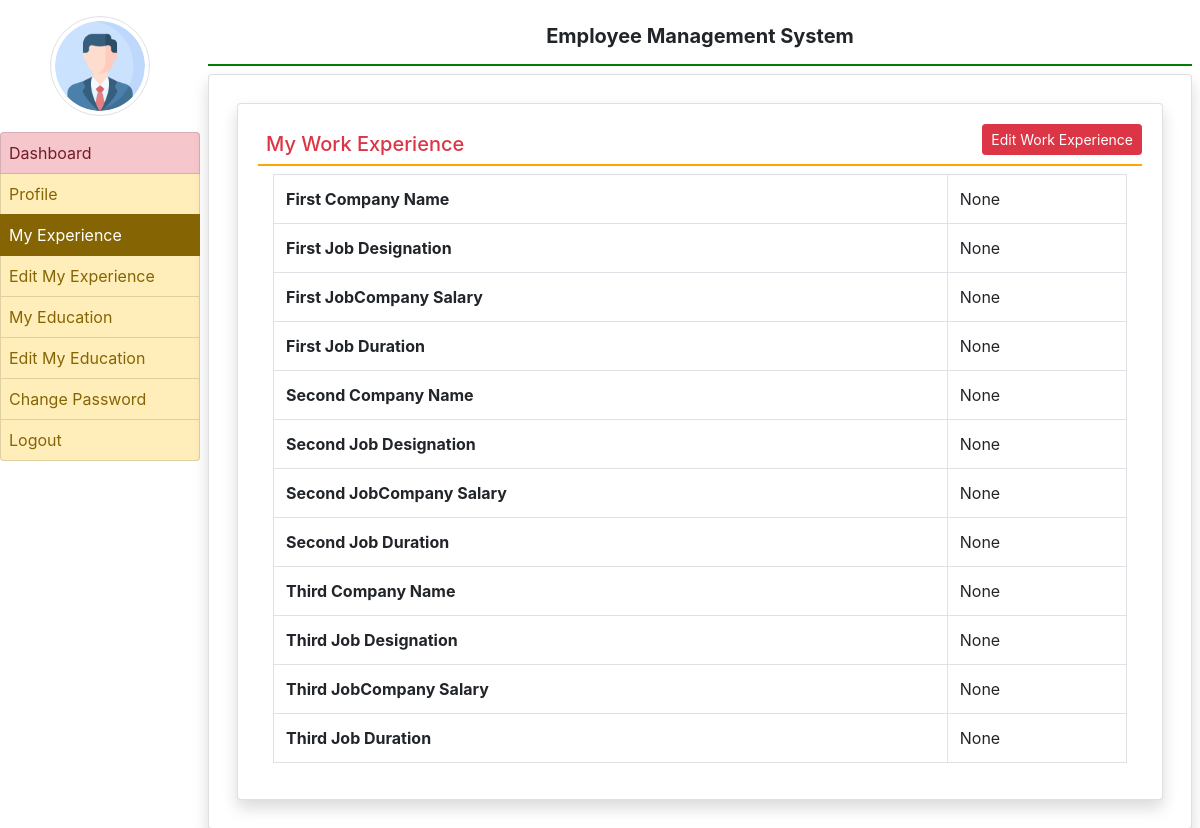
Before: /my_experience/ (signed in) with the older database file.
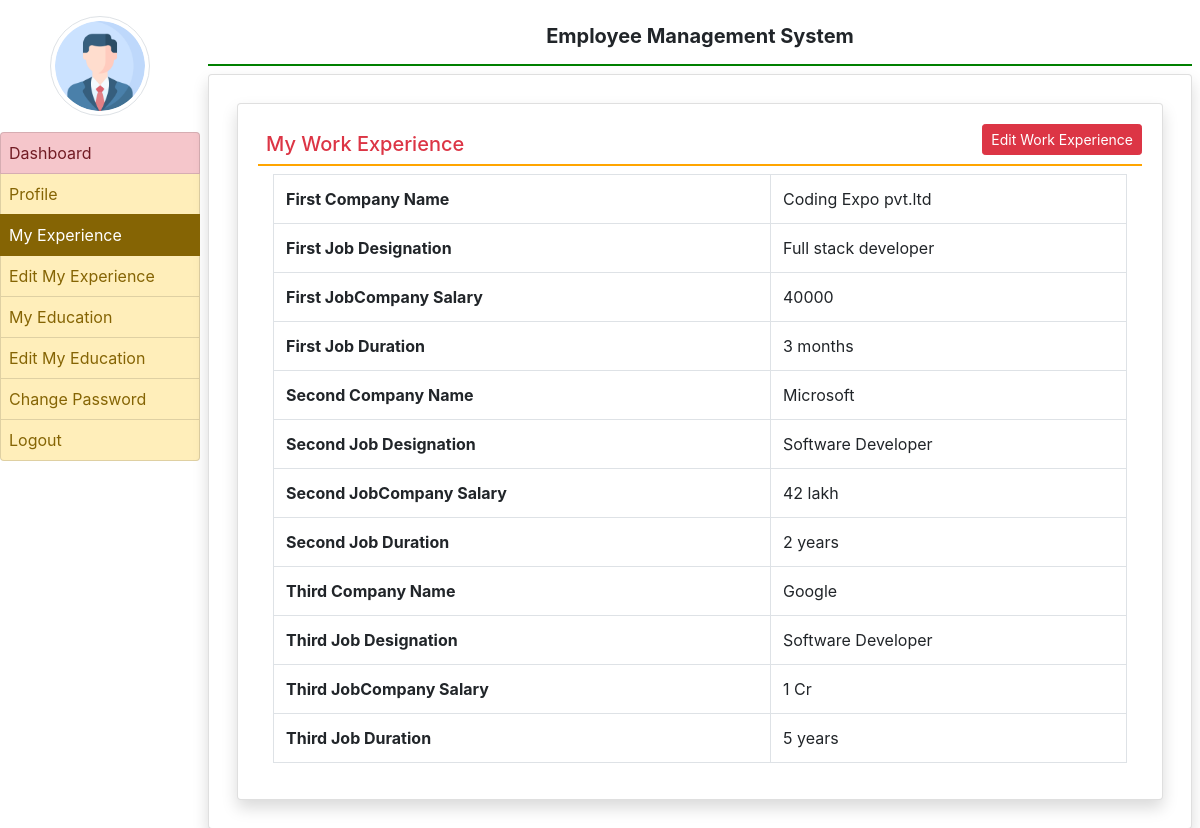
After: the same page with the newer database file.
### employee/models.py (models this page shows, shortened)
class EmployeeExperience(models.Model):
    user = models.ForeignKey(User, on_delete=models.CASCADE)
    company1name = models.CharField(max_length=100,null=True)
    company1deg = models.CharField(max_length=100,null=True)
    company1salary = models.CharField(max_length=100,null=True)
    company1duration = models.CharField(max_length=100,null=True)
    company2name = models.CharField(max_length=100,null=True)
    company2deg = models.CharField(max_length=100,null=True)
    company2salary = models.CharField(max_length=100,null=True)
    company2duration = models.CharField(max_length=100,null=True)
    company3name = models.CharField(max_length=100,null=True)
    company3deg = models.CharField(max_length=100,null=True)
    company3salary = models.CharField(max_length=100,null=True)
    company3duration = models.CharField(max_length=100,null=True)

### employee/views.py (the view)
# urls.py: path('my_experience/',my_experience,name="my_experience"),
def my_experience(request):
    if not request.user.is_authenticated:
        return redirect('emplogin')
    user = request.user
    experience = EmployeeExperience.objects.get(user=user)
    return render(request,'my_experience.html',locals())

### employee/templates/my_experience.html
{% extends 'emp_base.html' %}
{% block main %}
<div class="card shadow m-2">
    <div class="card-body">
        <a href="{% url 'edit_experience' %}" class="btn btn-danger float-right btn-sm">Edit Work Experience</a>
        <h5 class="p-2 text-danger" style="border-bottom :2px solid orange">My Work Experience</h5>
        <div class="container-fluid">
            <table class="table table-bordered">
                <tr>
                    <th>First Company Name</th>
                    <td>{{experience.company1name}}</td>
                </tr>
                <tr>
                    <th>First Job Designation</th>
                    <td>{{experience.company1deg}}</td>
                </tr>
                <tr>
                    <th>First JobCompany Salary</th>
                    <td>{{experience.company1salary}}</td>
                </tr>
                <tr>
                    <th>First Job Duration</th>
                    <td>{{experience.company1duration}}</td>
                </tr>
                <tr>
                    <th>Second Company Name</th>
                    <td>{{experience.company2name}}</td>
                </tr>
                <tr>
                    <th>Second Job Designation</th>
                    <td>{{experience.company2deg}}</td>
                </tr>
                <tr>
                    <th>Second JobCompany Salary</th>
                    <td>{{experience.company2salary}}</td>
                </tr>
                <tr>
                    <th>Second Job Duration</th>
                    <td>{{experience.company2duration}}</td>
                </tr>
                <tr>
                    <th>Third Company Name</th>
                    <td>{{experience.company3name}}</td>
                </tr>
                <tr>
                    <th>Third Job Designation</th>
                    <td>{{experience.company3deg}}</td>
                </tr>
                <tr>
                    <th>Third JobCompany Salary</th>
                    <td>{{experience.company3salary}}</td>
                </tr>
                <tr>
                    <th>Third Job Duration</th>
                    <td>{{experience.company3duration}}</td>
                </tr>
            </table>
        </div>
    </div>
</div>
{% endblock %}

### employee/templates/emp_base.html (shortened to what this page needs)
{% load static %}
<!DOCTYPE html>
<html lang="en">
<head>
    <link rel="stylesheet" href="https://cdn.jsdelivr.net/npm/bootstrap@4.6.2/dist/css/bootstrap.min.css">
    <link rel="stylesheet" href="https://use.fontawesome.com/releases/v5.7.0/css/all.css"
>
</head>
<body>
    <div class="container-fluid">
        <div class="row">
            <div class="col-sm-2 p-0">
                <center><img src="{% static 'images/icon.png' %}" width="100" height="100"
                        class="img-thumbnail rounded-circle my-3"></center>
                <div class="list-group">
                    <a href="{% url 'emp_home' %}" class="list-group-item list-group-item-danger list-group-item-action {% if request.path == '/emp_home/' %} active {% endif %}">Dashboard</a>
                    <a href="{% url 'profile' %}" class="list-group-item list-group-item-warning list-group-item-action {% if request.path == '/profile/' %} active {% endif %}">Profile</a>
                    <a href="{% url 'my_experience' %}" class="list-group-item list-group-item-warning list-group-item-action {% if request.path == '/my_experience/' %} active {% endif %}">My Experience</a>
                    <a href="{% url 'edit_experience' %}" class="list-group-item list-group-item-warning list-group-item-action {% if request.path == '/edit_experience/' %} active {% endif %}">Edit My Experience</a>
                    <a href="{% url 'my_education' %}" class="list-group-item list-group-item-warning list-group-item-action {% if request.path == '/my_education/' %} active {% endif %}">My Education</a>
                    <a href="{% url 'edit_education' %}" class="list-group-item list-group-item-warning list-group-item-action {% if request.path == '/edit_education/' %} active {% endif %}">Edit My Education</a>
                    <a href="{% url 'change_password' %}" class="list-group-item list-group-item-warning list-group-item-action {% if request.path == '/change_password/' %} active {% endif %}">Change Password</a>
                    <a href="{% url 'logout' %}" class="list-group-item list-group-item-warning list-group-item-action {% if request.path == '/logout/' %} active {% endif %}">Logout</a>
                </div>
            </div>
            <div class="col-sm-10 p-0">
                <div class="container-fluid p-2">
                    <h5 class="text-center p-3 font-weight-bold" style="border-bottom: 2px solid green;">Employee
                        Management System</h5>
                    <div class="card shadow" style="min-height: 89vh;">
                        <div class="card-body">
                            {% block main %}
                            {% endblock %}
                        </div>
                    </div>
                </div>
            </div>
        </div>
    </div>
</body>
</html>

### employee/templates/emp_base.html (style rules this page uses)
.list-group-item { padding: 8px !important; }

Changed rows visible on the page:
changed EmployeeExperience: company1name "None" → "Coding Expo pvt.ltd"; company1deg "None" → "Full stack developer"; company1salary "None" → "40000"; company1duration "None" → "3 months"; company2name "None" → "Microsoft"; company2deg "None" → "Software Developer"; company2salary "None" → "42 lakh"; company2duration "None" → "2 years"; company3name "None" → "Google"; company3deg "None" → "Software Developer"; company3salary "None" → "1 Cr"; company3duration "None" → "5 years"
